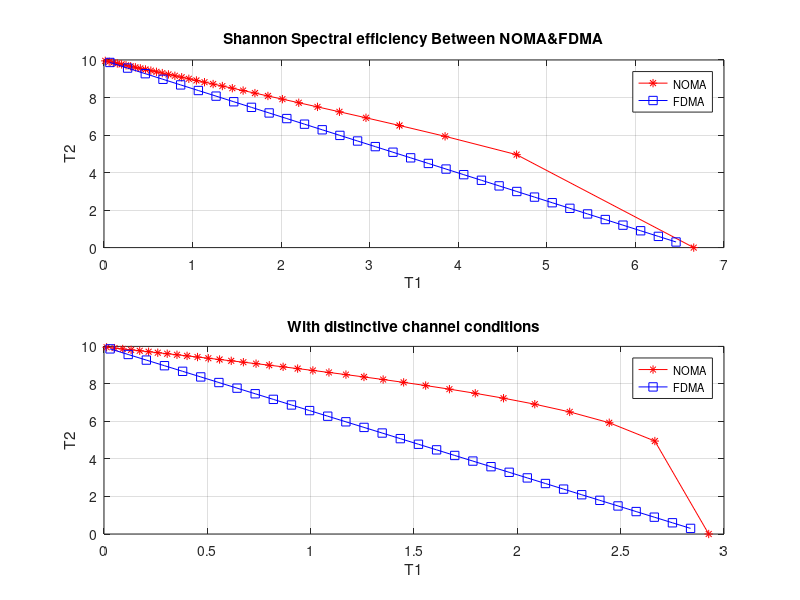

MATLAB code to generate this figure:
%%%%%%%%%%%%%%%%%%%
% Created in 2017/4
%% B.Sc. Senior Project
%% By Sondos A. Alshami
%% Telecommunication Engineering 
%% Lebanese International University
%%%%%%%%%%%%%%%%%%%%%%%%%%%
clear;
p_total= 100;
h1=10;
h2=1;
f=0:0.03:1;
p1=p_total*f;
p2=p_total-p1;
%FDMA 
R1=log2(1+p1*h1);
R2=log2(1+p2*h2./(h2*p1+1));
%NOMA
R3=f.*log2(1+p1*h1./f);
R4=(1-f).*log2(1+p2*h2./(1-f));

p_total2= 100;
h12=10;
h22=0.066;
f2=0:0.03:1;
p12=p_total2*f2;
p22=p_total2-p12;
%FDMA
R12=log2(1+p12*h12);
R22=log2(1+p22*h22./(h22*p12+1));
%NOMA
R32=f2.*log2(1+p12*h12./f2);
R42=(1-f2).*log2(1+p22*h22./(1-f2));

%Plotting everything
subplot(2,1,1)
plot(R2,R1,'-*r',R4,R3,'-sb');grid
title('Shannon Spectral efficiency Between NOMA&FDMA')

xlabel('T1'); ylabel('T2');
legend({'NOMA','FDMA'},'FontSize',8);
 subplot(2,1,2)
plot(R22,R12,'-*r',R42,R32,'-sb');grid
title('With distinctive channel conditions')
xlabel('T1'); ylabel('T2');
legend({'NOMA','FDMA'},'FontSize',8);